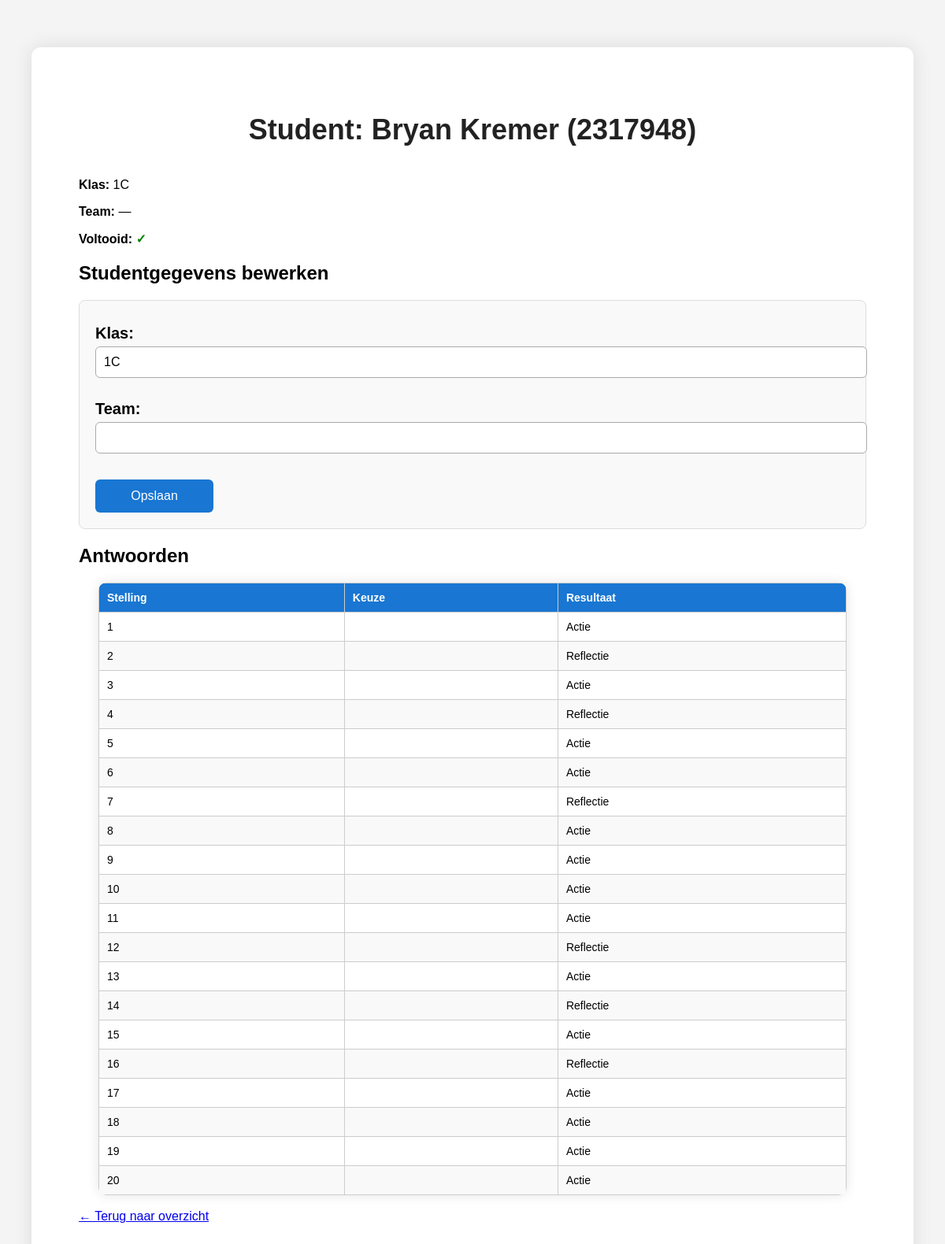
Screenshot of /admin/student/2317948 (signed in) with the database file from the repository.
### app/models.py (models this page shows, shortened)
class Student(db.Model):
    __tablename__ = 'students'
    id = db.Column(db.Integer, primary_key=True)
    student_number = db.Column(db.String(10), unique=True, nullable=False)
    name = db.Column(db.String(100), nullable=False)
    student_class = db.Column(db.String(50), nullable=False)
    team = db.Column(db.String(50), nullable=True)
    completed = db.Column(db.Boolean, default=False)

class Answer(db.Model):
    __tablename__ = 'answers'
    id = db.Column(db.Integer, primary_key=True)
    student_number = db.Column(db.String(10), db.ForeignKey('students.student_number'), nullable=False)
    statement_number = db.Column(db.Integer, db.ForeignKey('statements.statement_number'), nullable=False)
    choice_number = db.Column(db.Integer, nullable=False)
    timestamp = db.Column(db.DateTime, default=datetime.utcnow)  # ⬅️ Nieuw veld hier

### app/views/admin.py (the view)
@admin_bp.route('/student/<student_number>')
@login_required
def student_detail(student_number):
    student = Student.query.filter_by(student_number=student_number).first()
    if not student:
        return "Student niet gevonden", 404
    answers = Answer.query.filter_by(student_number=student_number).all()
    completed = len(answers) >= 20
    statements = {s.statement_number: s for s in Statement.query.all()}
    action_type = calculate_action_type(student.student_number)
    return render_template(
        'admin/student_detail.html',
        student=student,
        answers=answers,
        statements=statements,
        completed=completed,
        action_type=action_type
    )

### app/views/admin.py (called while the page is built)
def login_required(view_func):
    @wraps(view_func)
    def wrapper(*args, **kwargs):
        if 'teacher_id' not in session:
            flash("Log eerst in om toegang te krijgen.", "warning")
            return redirect(url_for('auth.login'))
        return view_func(*args, **kwargs)
    return wrapper

### app/templates/admin/student_detail.html (shortened to what this page needs)
<!DOCTYPE html>
<html>
  <head>
    <link
      rel="stylesheet"
      href="{{ url_for('static', filename='style.css') }}"
    />
  </head>
  <body class="teacher-page">
    <div class="container">
      <h1>Student: {{ student.name }} ({{ student.student_number }})</h1>
      <p><strong>Klas:</strong> {{ student.student_class }}</p>
      <p><strong>Team:</strong> {{ student.team or "—" }}</p>
      <p>
        <strong>Voltooid:</strong>
        {% if completed %}
        <span class="completed">✓</span>
        {% else %}
        <span class="incomplete">✗</span>
        {% endif %}
      </p>
      <h2>Studentgegevens bewerken</h2>
      <form
        method="POST"
        class="edit-form"
        action="{{ url_for('admin.update_student', student_number=student.student_number) }}"
      >
        <label for="student_class">Klas:</label>
        <input
          type="text"
          name="student_class"
          value="{{ student.student_class or '' }}"
          required
        /><br /><br />
        <label for="team">Team:</label>
        <input
          type="text"
          name="team"
          value="{{ student.team or '' }}"
        /><br /><br />
        <button type="submit">Opslaan</button>
      </form>
      <h2>Antwoorden</h2>
      <table class="answers-table">
        <thead>
          <tr>
            <th>Stelling</th>
            <th>Keuze</th>
            <th>Resultaat</th>
          </tr>
        </thead>
        <tbody>
          {% for answer in answers %}
          <tr>
            <td>{{ answer.statement_number }}</td>
            <td>
            </td>
            <td>{{ 'Actie' if answer.choice_number == 1 else 'Reflectie' }}</td>
          </tr>
          {% endfor %}
        </tbody>
      </table>
      <br />
      <a href="{{ url_for('admin.dashboard') }}">← Terug naar overzicht</a>
    </div>
  </body>
</html>

### app/static/style.css (style rules this page uses)
body { font-family: Arial, sans-serif; background-color: #f4f4f4; margin: 0; padding: 20px; }
.container { max-width: 1000px; margin: 40px auto; background: white; padding: 60px; border-radius: 12px; box-shadow: 0 0 25px rgba(0, 0, 0, 0.1); }
h1 { text-align: center; font-size: 36px; margin-bottom: 40px; color: #222; }
label, .statement-label, .statement-text, .progress-text { font-size: 20px; }
input[type="text"] { font-size: 18px; padding: 12px; }
button { transition: background-color 0.2s, transform 0.1s; }
.completed { color: green; font-weight: bold; }
.teacher-page table { width: 95%; margin: auto; border-collapse: collapse; background: white; box-shadow: 0 0 15px rgba(0,0,0,0.1); border-radius: 10px; overflow: hidden; }
.teacher-page th, .teacher-page td { border: 1px solid #ddd; padding: 12px 15px; text-align: left; font-size: 14px; }
.teacher-page th { background-color: #1976d2; color: white; }
.teacher-page tr:nth-child(even) { background-color: #f9f9f9; }
th { cursor: pointer; position: relative; }
.edit-form { margin-top: 20px; padding: 20px; background-color: #f9f9f9; border: 1px solid #ddd; border-radius: 8px; }
.edit-form label { display: block; margin-top: 10px; font-weight: bold; }
.edit-form input[type="text"] { width: 100%; padding: 10px; margin-top: 5px; border: 1px solid #aaa; border-radius: 6px; font-size: 16px; }
.edit-form button { margin-top: 15px; padding: 12px 20px; font-size: 16px; border: none; background-color: #1976d2; color: white; border-radius: 6px; cursor: pointer; width: 150px; }
.answers-table { width: 100%; border-collapse: collapse; margin-top: 20px; }
.answers-table th, .answers-table td { padding: 10px; border: 1px solid #ccc; text-align: left; }
.answers-table tr:nth-child(even) { background-color: #f9f9f9; }
.answers-table td:nth-child(2) { text-align: center; }

### rows the page displays
Student: name "Bryan Kremer", student_number "2317948", student_class "1C", team "—"
Answer: statement_number "1", choice_number "Actie"
Answer: statement_number "2", choice_number "Reflectie"
Answer: statement_number "3", choice_number "Actie"
Answer: statement_number "4", choice_number "Reflectie"
Answer: statement_number "5", choice_number "Actie"
Answer: statement_number "6", choice_number "Actie"
Answer: statement_number "7", choice_number "Reflectie"
Answer: statement_number "8", choice_number "Actie"
Answer: statement_number "9", choice_number "Actie"
Answer: statement_number "10", choice_number "Actie"
Answer: statement_number "11", choice_number "Actie"
Answer: statement_number "12", choice_number "Reflectie"
Answer: statement_number "13", choice_number "Actie"
Answer: statement_number "14", choice_number "Reflectie"
Answer: statement_number "15", choice_number "Actie"
Answer: statement_number "16", choice_number "Reflectie"
Answer: statement_number "17", choice_number "Actie"
Answer: statement_number "18", choice_number "Actie"
Answer: statement_number "19", choice_number "Actie"
Answer: statement_number "20", choice_number "Actie"
